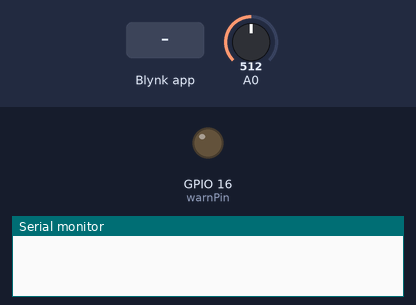
The sketch below on a simulated ESP8266 (NodeMCU). On the bench: output pins drawn as LEDs (lit = HIGH), the last lines printed to the serial monitor. The inputs (shaded band) are chosen by the test bench; at power-on: A0 = 512. WiFi joins after 1.5 s; servers stay silent unless stated.

Above: at 3.0 s.
3.1 s: Blynk app writes 1 to V0
4.6 s: A0 set to 537
6.3 s: A0 set to 565
At 7.8 s:
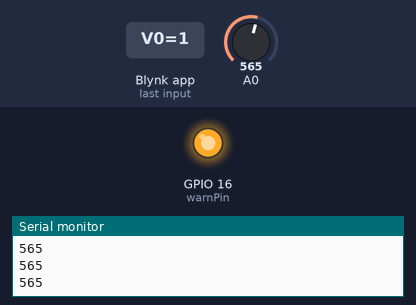
8.6 s: A0 set to 540
At 9.7 s:
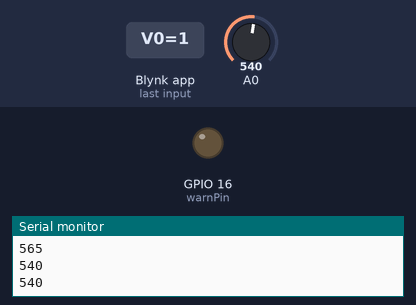
10.1 s: A0 set to 560
At 11.3 s:
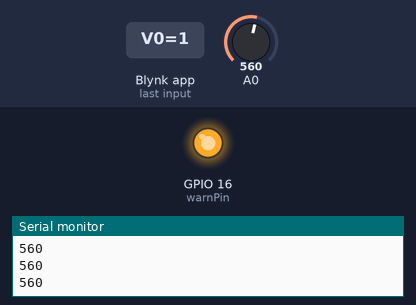
Timing chart, 0 to 13.1 s (numbered marks = the images above; inputs shaded):
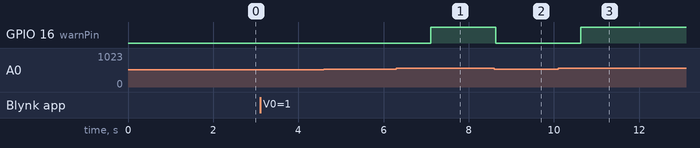

The sketch:

blynk_asm2.ino
```cpp
/*************************************************************

  This is a simple demo of sending and receiving some data.
  Be sure to check out other examples!
 *************************************************************/

// Template ID, Device Name and Auth Token are provided by the Blynk.Cloud
// See the Device Info tab, or Template settings

#define BLYNK_TEMPLATE_ID "TMPLSKzhrj_S"
#define BLYNK_DEVICE_NAME "e"
#define BLYNK_AUTH_TOKEN "hqiDgXHamu3EXGkS9-Nsj7x4GVIyDTbj"
#define BLYNK_PRINT Serial

#include <ESP8266WiFi.h>
#include <BlynkSimpleEsp8266.h>
#include <WiFiManager.h>

char auth[] = BLYNK_AUTH_TOKEN;
int warnPin = 16;
int switch1  ;
int switch2  ;
int value;
BlynkTimer timer;
WiFiServer server(80);
// This function is called every time the Virtual Pin 0 state changes
void setup()
{
  // Debug console
  Serial.begin(115200);
  WiFiManager wifimanager;
  wifimanager.autoConnect("autoConnectAP");
  String ssid =  WiFi.SSID();
  String pass =  WiFi.psk();
  int str_ssid = ssid.length() + 1;
  int str_pass = pass.length() + 1;
  char char_arrays[str_ssid];
  char char_arrayp[str_pass];
  ssid.toCharArray(char_arrays, str_ssid);
  pass.toCharArray(char_arrayp, str_pass);

  server.begin();
  pinMode(warnPin, OUTPUT);
  timer.setInterval(3000, setupvalue);
  Blynk.begin(auth,char_arrays,char_arrayp);
}

void setupvalue(){
  Blynk.virtualWrite(V5,value );
}

BLYNK_WRITE(V0)
{
  int pinValue = param.asInt();
  if(pinValue == 1)
{
    switch1 = 1;
    Serial.println("Button switched to 1");
  }
  else
{
    switch1 = 0;
    //digitalWrite(LED_BUILTIN, HIGH);
    Serial.println("Button switched to 0");
  }
}

BLYNK_WRITE(V1)
{
  int pinValue1 = param.asInt();
  if(pinValue1 == 1)
{
    switch2 = 1;
  }
  else
{
    switch2 = 0;
  }
}

void loop()
{
  Blynk.run();
  timer.run();
  WiFiManager wifimanager;
  value = analogRead(A0);   //đọc giá trị điện áp ở chân A0 - chân cảm biến

  if( switch2 == 1){
    wifimanager.resetSettings();
    ESP.eraseConfig();
    delay(2000);
    ESP.reset();
  }
  if(WiFi.status() == WL_CONNECTED){
      Blynk.virtualWrite(V6, "Connected WiFi");
    }

  if( switch1 == 1){
        Blynk.virtualWrite(V3, "TURN ON");
      if(value > 450 & value < 550){
    Blynk.virtualWrite(V4, " NONG DO KHI HYDROCARBON VƯỢT MỨC BINH THUONG. KHONG TOT CHO SUC KHOE NEN MO CUC CHO THOANG MAT PHONG");
    Serial.println(value);
    digitalWrite(warnPin,LOW);
    delay(1000);
  }

  if(value >= 550 & value <= 800){
    Blynk.virtualWrite(V4, " NONG DO KHI GAS CAO. CO THE GAY CHAY NO");
    Serial.println(value);
    digitalWrite(warnPin,HIGH);
    delay(100);
  }
  if(value >= 800 ){
    Blynk.virtualWrite(V4, "KHA NANG CHAY NO CAO. LAP TUC SƠ TÁN");
    Serial.println(value);
    digitalWrite(warnPin,HIGH);

  }
 if(value <= 450){
    Blynk.virtualWrite(V4, "KHONG KHI TRONG LANH. TOT CHO SUC KHOE" );
    Serial.println(value);
    digitalWrite(warnPin,LOW);
  }
  }
  else if(switch1 == 0){
    Blynk.virtualWrite(V3, "TURN OFF");
    Blynk.virtualWrite(V4, " tắt rồi sao chạy " );
    digitalWrite(warnPin,LOW);
    value = 0;
    }
}
```

Measured:
- the behaviour switches between 549 and 550 on A0 (found by bisection; images 0 and 1)
- after the input at 6.3 s, GPIO 16 (warnPin): LOW → HIGH after 0.81 s
- after the input at 8.6 s, GPIO 16 (warnPin): HIGH → LOW at once
- after the input at 10.1 s, GPIO 16 (warnPin): LOW → HIGH after 0.53 s
